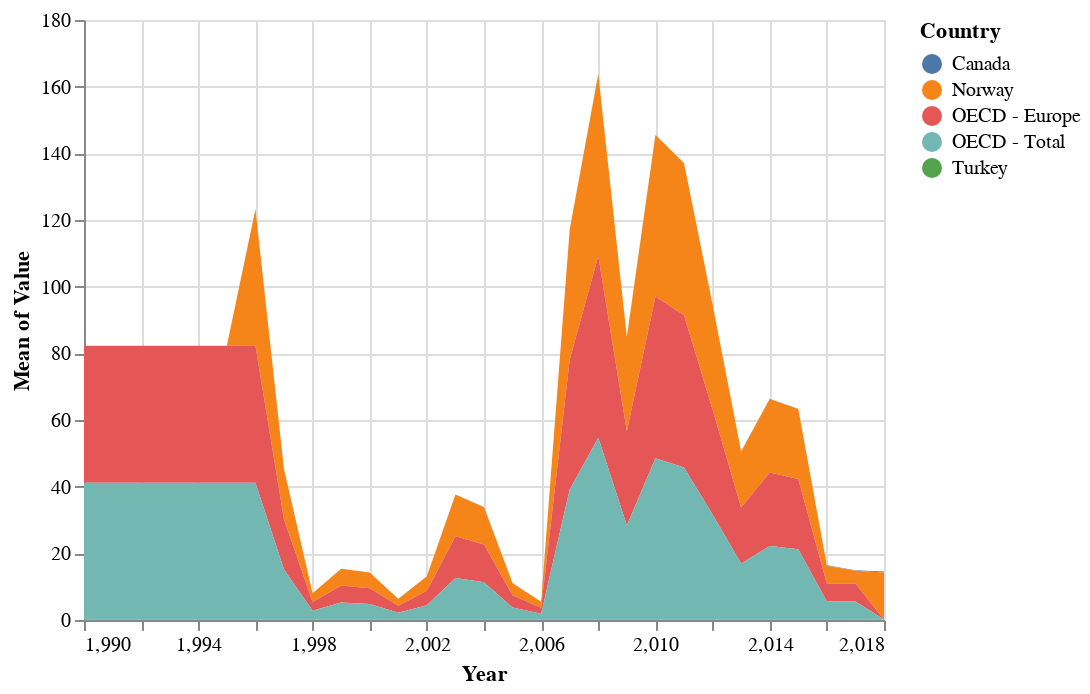

The cell this chart's notebook holds for it:
### Code cell
alt.Chart(Transport_data_fram).mark_area().encode(
    x='Year',
    y='mean(Value)',
    color='Country:N'
)

### Figure 1 — Vega-Lite specification as saved in the notebook (floating-point values rounded to 4 significant figures; data arrays with more than 128 entries replaced by an {"elided": "..."} marker saying what was removed)
{"config": {"view": {"continuousWidth": 400, "continuousHeight": 300}}, "data": {"name": "data-1bc36beca87beae5421c32ec5ea66693"}, "mark": "area", "encoding": {"color": {"type": "nominal", "field": "Country"}, "x": {"type": "quantitative", "field": "Year"}, "y": {"type": "quantitative", "aggregate": "mean", "field": "Value"}}, "$schema": "https://vega.github.io/schema/vega-lite/v4.8.1.json", "datasets": {"data-1bc36beca87beae5421c32ec5ea66693": {"elided": "251 records"}}}
